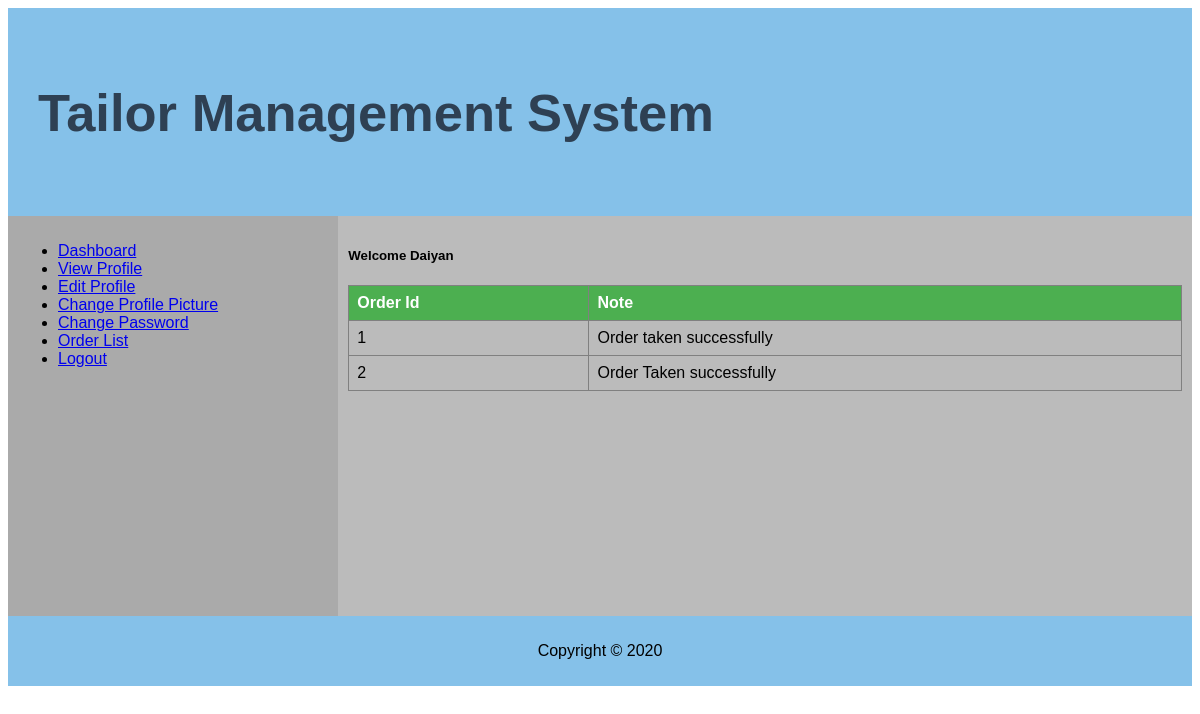
The page /tailor_taken_order.php (signed in) on the database its author committed.
### tables this page shows
CREATE TABLE `tailors_order` (
  `oid` bigint(100) NOT NULL,
  `note` varchar(100) NOT NULL
);

### tailor_taken_order.php (the view, shortened to what this page needs)
<?php
$userName=$_SESSION['userName'];
?>
<html>
<head>
  <link rel="stylesheet" type="text/css" href="CSS/table.css">
</head>
<body>
<div class="grid-container">
  <div class="header">
    <h2 style="color: #2E4053"; align="left">Tailor Management System <?php
    ?></h2>
  </div>
  <div class="left" style="background-color:#aaa;">
  <ul>
  <li><a href="ntailor.php">Dashboard</a></li>
  <li><a href="tailor_view.php?userName=<?php echo $userName; ?>">View Profile</a></li>
  <li><a href="tailor_edit.php">Edit Profile</a></li>
  <li><a href="tailor_changepic.php">Change Profile Picture</a></li>
  <li><a href="tailor_changepass.php">Change Password</a></li>
  <li><a href="tailor_taken_order.php">Order List</a></li>
  <li><a href="logout.php">Logout</a></li>
</ul>
  </div>
  <div class="middle" style="background-color:#bbb;"><?php
    $name=$_SESSION['name'];
    echo "<h5>Welcome $name</h5>";
    ?>
      <?php
  $con=mysqli_connect("localhost","root","","db");
  $sql="SELECT `oid`, `note` FROM tailors_order";
  $result=mysqli_query($con,$sql);
  if(mysqli_num_rows($result)>0)
   {
    ?>
    <table border='1' cellpadding='8'>
      <tr>
        <th>Order Id</th>
        <th>Note</th>
      </tr>
    <?php
    while($row=mysqli_fetch_array($result))
    {
      echo "<tr>";
      echo "<td>".$row['oid']."</td>";
      echo "<td>".$row['note']."</td>";
      echo "</tr>";
    }
    echo "</table>";
   }
   else
   {
    echo "No data found.<br/>";
   }
    ?>
     </div>
  <div class="footer">
    <p>Copyright © 2020</p>
  </div>
</div>
</body>
</html>

### CSS/table.css (style rules this page uses)
* { box-sizing: border-box; }
body { font-family: Arial, Helvetica, sans-serif; }
.header { grid-area: header; background-color: #85C1E9; padding: 30px; text-align: center; font-size: 35px; }
.grid-container { display: grid; grid-template-areas: 'header header header header header header' 'left middle middle middle middle middle' 'footer footer footer footer footer footer'; }
.left, .middle, .right { padding: 10px; height: 400px; overflow: scroll; }
.left { grid-area: left; }
.middle { grid-area: middle; }
.footer { grid-area: footer; background-color: #85C1E9; padding: 10px; text-align: center; }
table { border-collapse: collapse; width: 100%; }
th, td { text-align: left; padding: 8px; }
th { background-color: #4CAF50; color: white; }

### rows shown on the page
tailors_order: oid "1", note "Order taken successfully"
tailors_order: oid "2", note "Order Taken successfully"

### other values the page prints
$name "Daiyan"
